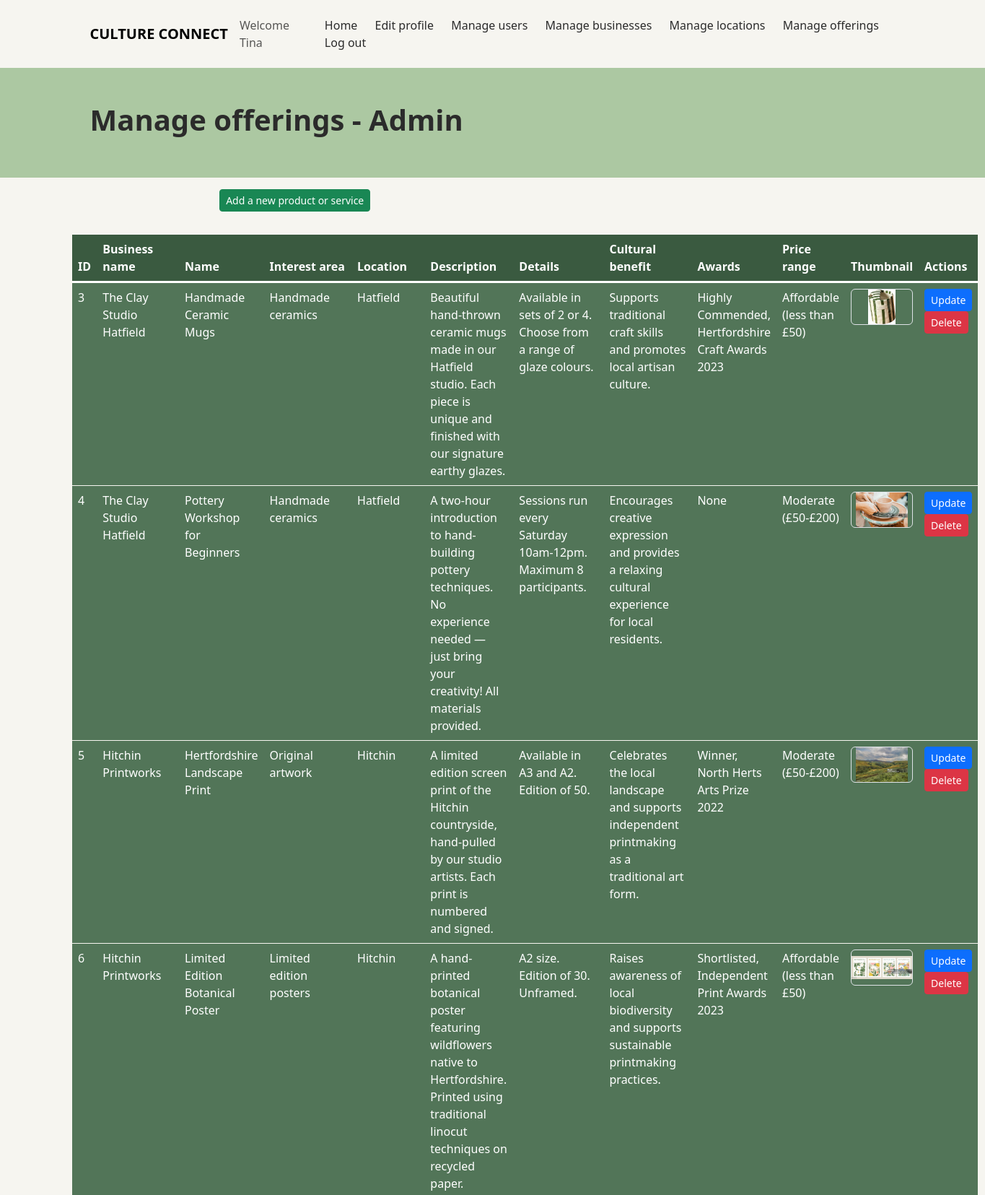
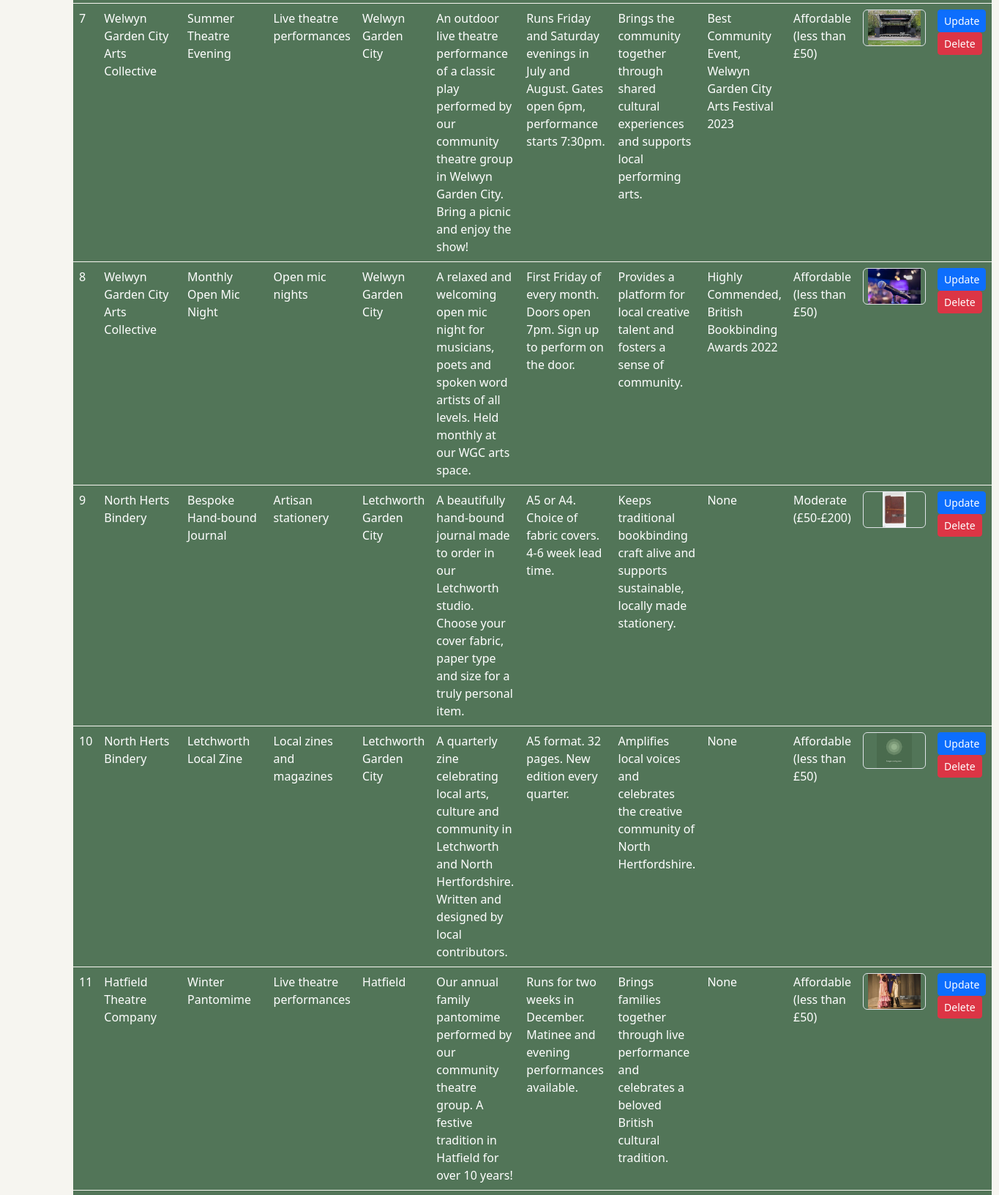
Page /CultureConnect/97ManageOfferingsAdmin.php (signed in, upper part) on the committed database (2 pictures, top to bottom).
### tables this page shows
CREATE TABLE `offering` (
  `offeringIdPk` int(13) NOT NULL,
  `offeringName` varchar(200) NOT NULL,
  `offeringDescription` varchar(200) DEFAULT NULL,
  `offeringCulturalBenefits` varchar(200) DEFAULT NULL,
  `offeringPriceRange` int(13) NOT NULL,
  `offeringCategory` int(13) NOT NULL,
  `locationIdPk` int(13) NOT NULL,
  `businessIdPk` int(13) NOT NULL,
  `offeringDetails` varchar(255) DEFAULT NULL,
  `offeringAwards` varchar(100) NOT NULL DEFAULT 'None',
  `offeringImage` varchar(255) DEFAULT NULL
);

### CultureConnect/include/manageOfferingsSection.php (the view, shortened to what this page needs)
<section class="text-left py-3">
    <div style="margin-left: 100px; margin-right: 30px;">
        <table class="table" width=80% id="offerings">
            <thead style="border-bottom-width: 3px; border-bottom-color: white;">
                <tr>
                <th>ID</th>
                <th>Business name</th>
                <th>Name</th>
                <th>Interest area</th>
                <th>Location</th>
                <th>Description</th>
                <th>Details</th>
                <th>Cultural benefit</th>
                <th>Awards</th>
                <th>Price range</th>
                <th>Thumbnail</th>
                <th>Actions</th>
                </tr>
            </thead>
            <tbody style="color: white; background-color: #527558;">
                <?php
                include 'include/config.php';
                if (isset($_GET['businessIdPk'])) {
                    $sql = "SELECT vo.*, o.businessIdPk FROM view_offerings vo, offering o WHERE vo.offeringIdPk=o.offeringIdPk AND o.businessIdPk=".$_GET['businessIdPk'];
                } else {
                    $sql = "SELECT * FROM view_offerings";
                }
                $result = $connection->query($sql);
                if (!$result) {
                    throw new Exception("Invalid query: " . $connection->error);
                } else if ($result->num_rows == 0) {
                    echo "<tr><td colspan=10>No offerings available</td></tr>";
                } else {
                    while ($row = $result->fetch_assoc()) {
                        $picture = ($row['offeringImage']) ? $row['offeringImage'] : 'placeholder.jpg';
                        echo
                        "<tr id=" . $row["offeringIdPk"] . ">
                            <td>" . $row["offeringIdPk"] . "</td>
                            <td id=
                            >" . $row["businessName"] . "</td>
                            <td>" . $row["offeringName"] . "</td>
                            <td>" . $row["interestAreaName"] . "</td>
                            <td>" . $row["locationName"] . "</td>
                            <td>" . $row["offeringDescription"] . "</td>
                            <td>" . $row["offeringDetails"] . "</td>
                            <td>" . $row["offeringCulturalBenefits"] . "</td>
                            <td>" . $row["offeringAwards"] . "</td>
                            <td>" . $row["offeringPriceRangeDescription"] . "</td>
                            <td>
                                <div style='height: 50px; overflow: hidden;'>
                                    <img src='images/offerings/" .$picture. "' class='object-fit-contain border rounded' style='height: 100%; width: 100%'>
                                </div>
                            </td>
                            <td>
                                <a class='btn btn-primary btn-sm' href='05EditOffering.php?offeringIdPk=$row[offeringIdPk]'>Update</a>
                                <a class='btn btn-danger btn-sm' href='include/deleteOffering.php?offeringIdPk=$row[offeringIdPk]'>Delete</a>
                            </td>
                        </tr>";
                    }
                }
                ?>
            </tbody>
        </table>
    </div>
</section>

### CultureConnect/css/style.css (style rules this page uses)
:root { --primary: #3A5A40; --secondary: #ACC8A2; --light: #F6F5F0; --dark: #2B2B2B; }
body { background-color: var(--light); color: var(--dark); }

### rows in the picture
offering: offeringIdPk "3", businessName "The Clay Studio Hatfield", offeringName "Handmade Ceramic Mugs", interestAreaName "Handmade ceramics", locationName "Hatfield", offeringDescription "Beautiful hand-thrown ceramic mugs made in our Hatfield studio. Each piece is unique and finished with our signature earthy glazes.", offeringDetails "Available in sets of 2 or 4. Choose from a range of glaze colours.", offeringCulturalBenefits "Supports traditional craft skills and promotes local artisan culture.", offeringAwards "Highly Commended, Hertfordshire Craft Awards 2023", offeringPriceRangeDescription "Affordable (less than £50)", offeringImage (picture)
offering: offeringIdPk "4", businessName "The Clay Studio Hatfield", offeringName "Pottery Workshop for Beginners", interestAreaName "Handmade ceramics", locationName "Hatfield", offeringDescription "A two-hour introduction to hand-building pottery techniques. No experience needed — just bring your creativity! All materials provided.", offeringDetails "Sessions run every Saturday 10am-12pm. Maximum 8 participants.", offeringCulturalBenefits "Encourages creative expression and provides a relaxing cultural experience for local residents.", offeringAwards "None", offeringPriceRangeDescription "Moderate (£50-£200)", offeringImage (picture)
offering: offeringIdPk "5", businessName "Hitchin Printworks", offeringName "Hertfordshire Landscape Print", interestAreaName "Original artwork", locationName "Hitchin", offeringDescription "A limited edition screen print of the Hitchin countryside, hand-pulled by our studio artists. Each print is numbered and signed.", offeringDetails "Available in A3 and A2. Edition of 50.", offeringCulturalBenefits "Celebrates the local landscape and supports independent printmaking as a traditional art form.", offeringAwards "Winner, North Herts Arts Prize 2022", offeringPriceRangeDescription "Moderate (£50-£200)", offeringImage (picture)
offering: offeringIdPk "6", businessName "Hitchin Printworks", offeringName "Limited Edition Botanical Poster", interestAreaName "Limited edition posters", locationName "Hitchin", offeringDescription "A hand-printed botanical poster featuring wildflowers native to Hertfordshire. Printed using traditional linocut techniques on recycled paper.", offeringDetails "A2 size. Edition of 30. Unframed.", offeringCulturalBenefits "Raises awareness of local biodiversity and supports sustainable printmaking practices.", offeringAwards "Shortlisted, Independent Print Awards 2023", offeringPriceRangeDescription "Affordable (less than £50)", offeringImage (picture)
offering: offeringIdPk "7", businessName "Welwyn Garden City Arts Collective", offeringName "Summer Theatre Evening", interestAreaName "Live theatre performances", locationName "Welwyn Garden City", offeringDescription "An outdoor live theatre performance of a classic play performed by our community theatre group in Welwyn Garden City. Bring a picnic and enjoy the show!", offeringDetails "Runs Friday and Saturday evenings in July and August. Gates open 6pm, performance starts 7:30pm.", offeringCulturalBenefits "Brings the community together through shared cultural experiences and supports local performing arts.", offeringAwards "Best Community Event, Welwyn Garden City Arts Festival 2023", offeringPriceRangeDescription "Affordable (less than £50)", offeringImage (picture)
offering: offeringIdPk "8", businessName "Welwyn Garden City Arts Collective", offeringName "Monthly Open Mic Night", interestAreaName "Open mic nights", locationName "Welwyn Garden City", offeringDescription "A relaxed and welcoming open mic night for musicians, poets and spoken word artists of all levels. Held monthly at our WGC arts space.", offeringDetails "First Friday of every month. Doors open 7pm. Sign up to perform on the door.", offeringCulturalBenefits "Provides a platform for local creative talent and fosters a sense of community.", offeringAwards "Highly Commended, British Bookbinding Awards 2022", offeringPriceRangeDescription "Affordable (less than £50)", offeringImage (picture)
offering: offeringIdPk "9", businessName "North Herts Bindery", offeringName "Bespoke Hand-bound Journal", interestAreaName "Artisan stationery", locationName "Letchworth Garden City", offeringDescription "A beautifully hand-bound journal made to order in our Letchworth studio. Choose your cover fabric, paper type and size for a truly personal item.", offeringDetails "A5 or A4. Choice of fabric covers. 4-6 week lead time.", offeringCulturalBenefits "Keeps traditional bookbinding craft alive and supports sustainable, locally made stationery.", offeringAwards "None", offeringPriceRangeDescription "Moderate (£50-£200)", offeringImage (picture)
offering: offeringIdPk "10", businessName "North Herts Bindery", offeringName "Letchworth Local Zine", interestAreaName "Local zines and magazines", locationName "Letchworth Garden City", offeringDescription "A quarterly zine celebrating local arts, culture and community in Letchworth and North Hertfordshire. Written and designed by local contributors.", offeringDetails "A5 format. 32 pages. New edition every quarter.", offeringCulturalBenefits "Amplifies local voices and celebrates the creative community of North Hertfordshire.", offeringAwards "None", offeringPriceRangeDescription "Affordable (less than £50)", shows a picture
offering: offeringIdPk "11", businessName "Hatfield Theatre Company", offeringName "Winter Pantomime", interestAreaName "Live theatre performances", locationName "Hatfield", offeringDescription "Our annual family pantomime performed by our community theatre group. A festive tradition in Hatfield for over 10 years!", offeringDetails "Runs for two weeks in December. Matinee and evening performances available.", offeringCulturalBenefits "Brings families together through live performance and celebrates a beloved British cultural tradition.", offeringAwards "None", offeringPriceRangeDescription "Affordable (less than £50)", offeringImage (picture)

### other values in the picture
$_SESSION['name'] "Tina"
